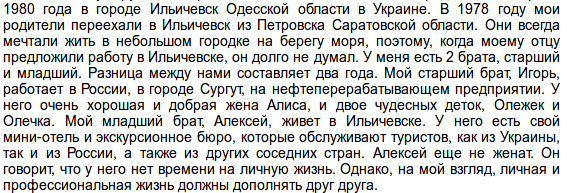
#> input picture cyr1.png, 567 x 193 px
$ python get_letters.py cyr1.png   (older library calls are emulated)
#> lines starting #> are read from the running program, lines starting #| are printed output that depends on the picture; after the words box and inside, x2 and y2 are one past the last pixel; in counts of white or black regions, pixels touching at a corner belong together
import cv2
import numpy as np
from sys import argv

img = cv2.imread(argv[1])
#> img is the input picture: shape (193, 567, 3); mean B, G, R 209.7, 210, 209.6

img_gray = cv2.threshold(cv2.cvtColor(img, cv2.COLOR_RGB2GRAY), 100, 255, cv2.THRESH_BINARY_INV)[1]
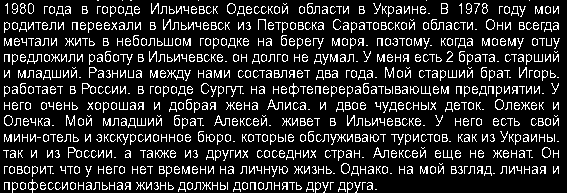
#> img_gray: shape (193, 567); 15.4% white in thin lines or dots

#cv2.imshow("gray", img_gray)
#cv2.waitKey(1)

kernel = np.ones((3, 3))

#kernel[1][:] = 1
#kernel.T[1][:] = 1

#print (kernel)

dil = cv2.dilate(img_gray, kernel)
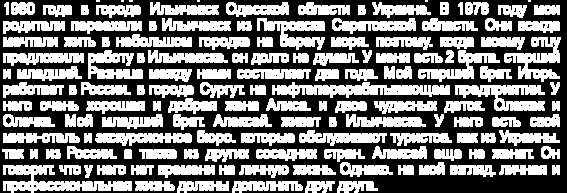
#> dil: shape (193, 567); 47.4% white; 145 white regions (6 under 20 px), largest, box (x1, y1, x2, y2) and area: (272, 82, 450, 98) 1660, (3, 165, 132, 193) 1619, (455, 85, 545, 111) 1292
er = cv2.erode(img_gray, kernel)
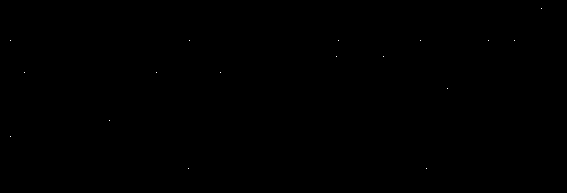
#> er: shape (193, 567); 0.02% white in thin lines or dots, all inside (x1, y1, x2, y2) = (10, 8, 542, 169)
res = dil - er
#> res: shape (193, 567); 47.4% white; 145 white regions (6 under 20 px)

#res = img_gray - er

img2, contours, heirarchy = cv2.findContours(img_gray.copy(), cv2.RETR_EXTERNAL, cv2.CHAIN_APPROX_TC89_KCOS)
#> contours = 751 contours, 572 with area under 20; largest, box (x1, y1, x2, y2) and area: (341, 163, 350, 174) 70, (542, 147, 551, 158) 70, (4, 115, 13, 126) 70, (495, 99, 504, 110) 70, (486, 19, 495, 30) 70

#cv2.imshow("img2", img2)
#cv2.waitKey(1)

contours = [c for c in contours if len(c) > 2]
#> contours = 696 contours, 517 with area under 20; largest, box (x1, y1, x2, y2) and area: (341, 163, 350, 174) 70, (542, 147, 551, 158) 70, (4, 115, 13, 126) 70, (495, 99, 504, 110) 70, (486, 19, 495, 30) 70

# [7 lines of commented-out code are left out]

contours = [c/c.max(axis = 0) for c in contours]
#> contours = 696 items

$ run again, on cyr3.png
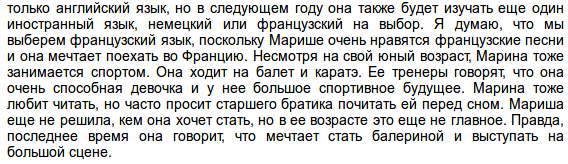
#> input picture cyr3.png, 568 x 164 px
#> img is the input picture: shape (164, 568, 3); mean B, G, R 213.3, 213.5, 213.2
#> `img_gray = cv2.threshold(cv2.cvtColor(img, cv2.COLOR_RGB2GRAY), 100, 2..`:
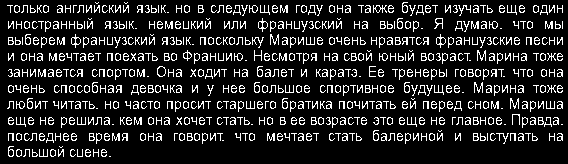
#> img_gray: shape (164, 568); 14.2% white in thin lines or dots
#> `dil = cv2.dilate(img_gray, kernel)`:
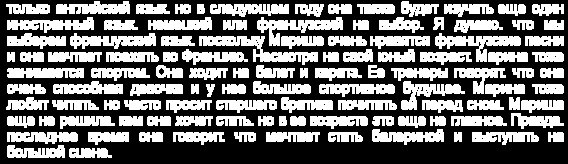
#> dil: shape (164, 568); 43.6% white; 110 white regions, largest, box (x1, y1, x2, y2) and area: (199, 36, 318, 65) 1176, (257, 17, 343, 46) 953, (435, 33, 521, 62) 933
#> er: shape (164, 568); 0.01% white in thin lines or dots, all inside (x1, y1, x2, y2) = (44, 7, 552, 136)
#> res: shape (164, 568); 43.6% white; 110 white regions
#> `img2, contours, heirarchy = cv2.findContours(img_gray.copy(), cv2.RETR..`: contours = 599 contours, 464 with area under 20; largest, box (x1, y1, x2, y2) and area: (157, 66, 166, 77) 70, (436, 34, 446, 48) 60, (71, 34, 81, 48) 60, (258, 18, 268, 32) 60, (183, 50, 192, 61) 50
#> `contours = [c for c in contours if len(c) > 2]`: contours = 559 contours, 424 with area under 20; largest, box (x1, y1, x2, y2) and area: (157, 66, 166, 77) 70, (436, 34, 446, 48) 60, (71, 34, 81, 48) 60, (258, 18, 268, 32) 60, (183, 50, 192, 61) 50
#> `contours = [c/c.max(axis = 0) for c in contours]`: contours = 559 items

$ run again, on cyr4.png
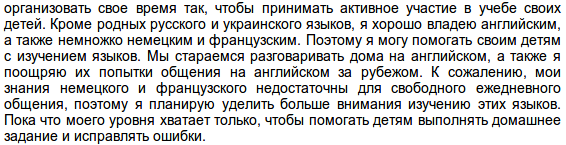
#> input picture cyr4.png, 566 x 145 px
#> img is the input picture: shape (145, 566, 3); mean B, G, R 210.8, 211, 210.7
#> `img_gray = cv2.threshold(cv2.cvtColor(img, cv2.COLOR_RGB2GRAY), 100, 2..`:
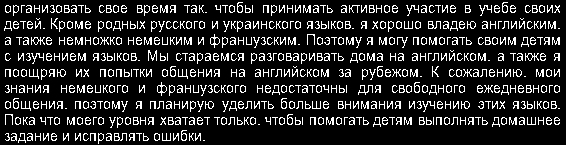
#> img_gray: shape (145, 566); 15.3% white in thin lines or dots
#> `dil = cv2.dilate(img_gray, kernel)`:
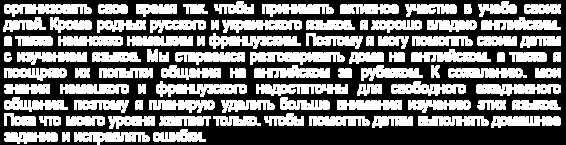
#> dil: shape (145, 566); 46.2% white; 91 white regions, largest, box (x1, y1, x2, y2) and area: (250, 52, 345, 65) 868, (209, 33, 301, 49) 839, (156, 81, 247, 97) 835
#> er: shape (145, 566); 0.03% white in thin lines or dots, all inside (x1, y1, x2, y2) = (73, 7, 559, 120)
#> res: shape (145, 566); 46.2% white; 91 white regions
#> `img2, contours, heirarchy = cv2.findContours(img_gray.copy(), cv2.RETR..`: contours = 545 contours, 402 with area under 20; largest, box (x1, y1, x2, y2) and area: (157, 82, 167, 96) 60, (210, 34, 220, 48) 60, (525, 53, 539, 61) 39, (31, 37, 45, 45) 39, (461, 101, 470, 109) 38
#> `contours = [c for c in contours if len(c) > 2]`: contours = 518 contours, 375 with area under 20; largest, box (x1, y1, x2, y2) and area: (157, 82, 167, 96) 60, (210, 34, 220, 48) 60, (525, 53, 539, 61) 39, (31, 37, 45, 45) 39, (461, 101, 470, 109) 38
#> `contours = [c/c.max(axis = 0) for c in contours]`: contours = 518 items

$ run again, on cyr5.png
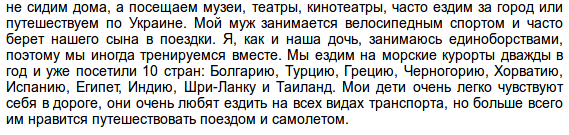
#> input picture cyr5.png, 569 x 135 px
#> img is the input picture: shape (135, 569, 3); mean B, G, R 212.3, 212.6, 212.2
#> `img_gray = cv2.threshold(cv2.cvtColor(img, cv2.COLOR_RGB2GRAY), 100, 2..`:
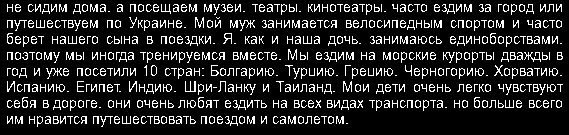
#> img_gray: shape (135, 569); 14.7% white in thin lines or dots, all inside (x1, y1, x2, y2) = (7, 4, 563, 127)
#> `dil = cv2.dilate(img_gray, kernel)`:
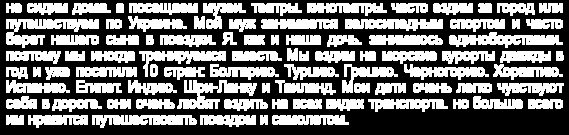
#> dil: shape (135, 569); 44.5% white; 88 white regions, largest, box (x1, y1, x2, y2) and area: (6, 19, 99, 48) 1209, (177, 80, 257, 109) 1058, (449, 32, 563, 48) 1047
#> er: shape (135, 569); 0.03% white in thin lines or dots, all inside (x1, y1, x2, y2) = (21, 6, 549, 119)
#> res: shape (135, 569); 44.5% white; 88 white regions
#> `img2, contours, heirarchy = cv2.findContours(img_gray.copy(), cv2.RETR..`: contours = 491 contours, 377 with area under 20; largest, box (x1, y1, x2, y2) and area: (151, 65, 157, 76) 40, (187, 100, 196, 108) 38, (547, 84, 556, 92) 38, (163, 84, 172, 92) 38, (56, 84, 65, 92) 38
#> `contours = [c for c in contours if len(c) > 2]`: contours = 457 contours, 343 with area under 20; largest, box (x1, y1, x2, y2) and area: (151, 65, 157, 76) 40, (187, 100, 196, 108) 38, (547, 84, 556, 92) 38, (163, 84, 172, 92) 38, (56, 84, 65, 92) 38
#> `contours = [c/c.max(axis = 0) for c in contours]`: contours = 457 items
